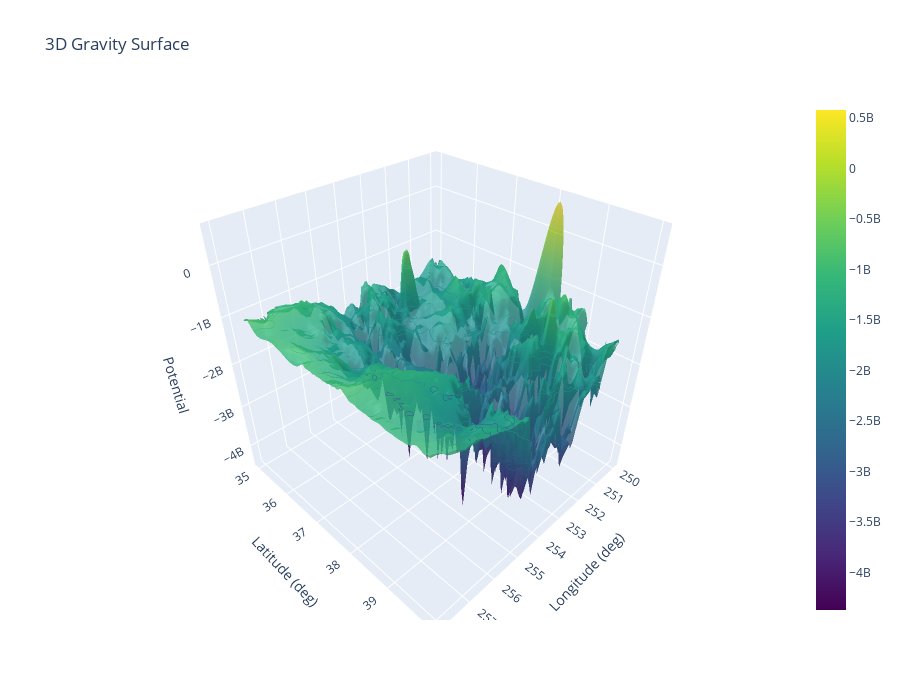

Notebook source saved alongside this figure:
### Code cell
import plotly.graph_objects as go
import numpy as np
from scipy.interpolate import griddata

# Ваши данные
longitudes = df['longitude(deg)']
latitudes = df['latitude(deg)']
heights = df['potential']

# Интерполяция
grid_x, grid_y = np.mgrid[
    min(longitudes):max(longitudes):100j,
    min(latitudes):max(latitudes):100j
]
grid_z = griddata(
    (longitudes, latitudes), heights, (grid_x, grid_y), method='cubic'
)

# Создаем 3D-поверхность
fig = go.Figure(data=[go.Surface(
    x=grid_x, y=grid_y, z=grid_z,
    colorscale='Viridis',
    opacity=0.8,
    contours_z=dict(show=True, usecolormap=True))
])

# Настройки макета
fig.update_layout(
    title='3D Gravity Surface',
    scene=dict(
        xaxis_title='Longitude (deg)',
        yaxis_title='Latitude (deg)',
        zaxis_title='Potential',
    ),
    autosize=False,
    width=900,
    height=700,
)

fig.show()

### Figure 1 — Plotly figure (JSON) as saved in the notebook; plotly's stock layout.template omitted (floating-point values rounded to 4 significant figures; data arrays with more than 128 entries replaced by an {"elided": "..."} marker saying what was removed)
{"data": [{"colorscale": [[0, "#440154"], [0.1111, "#482878"], [0.2222, "#3e4989"], [0.3333, "#31688e"], [0.4444, "#26828e"], [0.5556, "#1f9e89"], [0.6667, "#35b779"], [0.7778, "#6ece58"], [0.8889, "#b5de2b"], [1, "#fde725"]], "contours": {"z": {"show": true, "usecolormap": true}}, "opacity": 0.8, "type": "surface", "x": {"elided": "100x100 float values"}, "y": {"elided": "100x100 float values"}, "z": {"elided": "100x100 float values"}}], "layout": {"autosize": false, "height": 700, "scene": {"xaxis": {"title": {"text": "Longitude (deg)"}}, "yaxis": {"title": {"text": "Latitude (deg)"}}, "zaxis": {"title": {"text": "Potential"}}}, "title": {"text": "3D Gravity Surface"}, "width": 900}}
